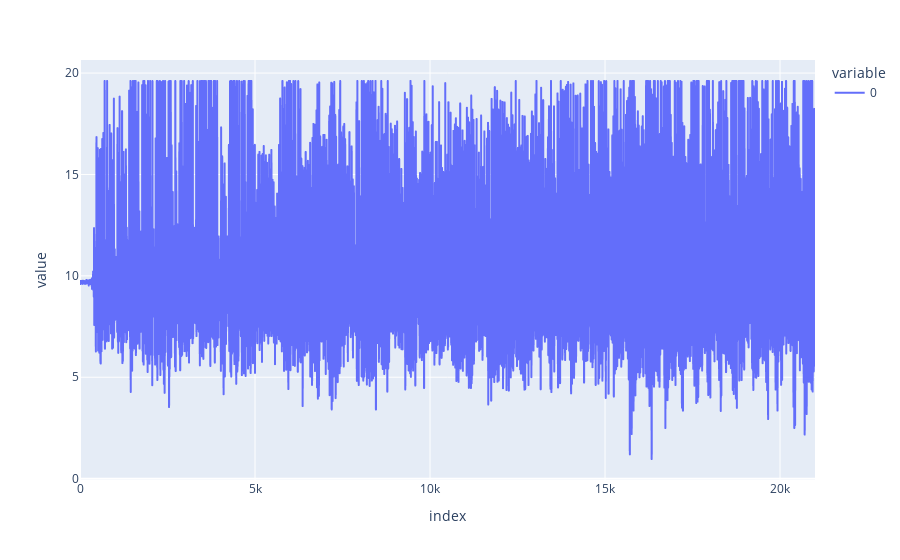

Notebook source saved alongside this figure:
### Markdown cell above
# Exps iniciais

### Code cell
nu = 0
nd = 0
na = 0
sig = np.array(Udata[nu][nd])[na, :, 1]
px.line(sig)

### Figure 1 — Plotly figure (JSON) as saved in the notebook; plotly's stock layout.template omitted (floating-point values rounded to 4 significant figures; data arrays with more than 128 entries replaced by an {"elided": "..."} marker saying what was removed)
{"data": [{"hovertemplate": "variable=0<br>index=%{x}<br>value=%{y}<extra></extra>", "legendgroup": "0", "line": {"color": "#636efa", "dash": "solid"}, "marker": {"symbol": "circle"}, "mode": "lines", "name": "0", "showlegend": true, "type": "scattergl", "x": {"elided": "21000 int values"}, "xaxis": "x", "y": {"elided": "21000 float values"}, "yaxis": "y"}], "layout": {"legend": {"title": {"text": "variable"}, "tracegroupgap": 0}, "margin": {"t": 60}, "xaxis": {"anchor": "y", "domain": [0, 1], "title": {"text": "index"}}, "yaxis": {"anchor": "x", "domain": [0, 1], "title": {"text": "value"}}}}
